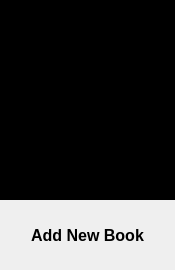
<?xml version="1.0" encoding="UTF-8"?>
<ui version="4.0">
 <class>Form</class>
 <widget class="QWidget" name="Form">
  <property name="geometry">
   <rect>
    <x>0</x>
    <y>0</y>
    <width>175</width>
    <height>270</height>
   </rect>
  </property>
  <property name="sizePolicy">
   <sizepolicy hsizetype="Fixed" vsizetype="Fixed">
    <horstretch>0</horstretch>
    <verstretch>0</verstretch>
   </sizepolicy>
  </property>
  <property name="windowTitle">
   <string>Form</string>
  </property>
  <widget class="QLabel" name="book_cover">
   <property name="geometry">
    <rect>
     <x>0</x>
     <y>0</y>
     <width>175</width>
     <height>200</height>
    </rect>
   </property>
   <property name="sizePolicy">
    <sizepolicy hsizetype="Fixed" vsizetype="Fixed">
     <horstretch>0</horstretch>
     <verstretch>0</verstretch>
    </sizepolicy>
   </property>
   <property name="styleSheet">
    <string notr="true">background-color: rgb(0, 0, 0);</string>
   </property>
   <property name="text">
    <string/>
   </property>
   <property name="pixmap">
    <pixmap>../imagens_menus/plus_sign.png</pixmap>
   </property>
   <property name="scaledContents">
    <bool>true</bool>
   </property>
  </widget>
  <widget class="QLabel" name="book_name">
   <property name="geometry">
    <rect>
     <x>0</x>
     <y>200</y>
     <width>175</width>
     <height>70</height>
    </rect>
   </property>
   <property name="sizePolicy">
    <sizepolicy hsizetype="Fixed" vsizetype="Fixed">
     <horstretch>0</horstretch>
     <verstretch>50</verstretch>
    </sizepolicy>
   </property>
   <property name="font">
    <font>
     <pointsize>12</pointsize>
     <weight>75</weight>
     <bold>true</bold>
     <underline>false</underline>
     <strikeout>false</strikeout>
    </font>
   </property>
   <property name="layoutDirection">
    <enum>Qt::LeftToRight</enum>
   </property>
   <property name="autoFillBackground">
    <bool>false</bool>
   </property>
   <property name="text">
    <string>Add New Book</string>
   </property>
   <property name="alignment">
    <set>Qt::AlignCenter</set>
   </property>
   <property name="wordWrap">
    <bool>true</bool>
   </property>
  </widget>
 </widget>
 <resources/>
 <connections/>
</ui>
